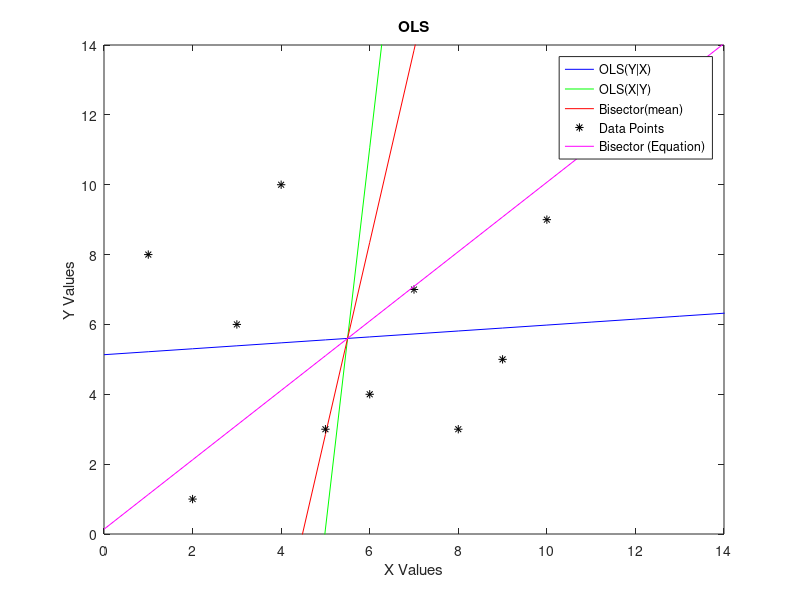

Write MATLAB code to recreate this figure.
clear;

%x=abs(randn(10,1));
%y=abs(randn(10,1));
x=[1 2 3 4 5 6 7 8 9 10];
y=[8 1 6 10 3 4 7 3 5 9];

for i=1:10
b_t(i) = x(i)*y(i);
b_bx(i) = x(i)^2;
b_by(i) = y(i)^2;
end

bx = (sum(b_t)-length(x)*mean(x)*mean(y))/(sum(b_bx)-length(x)*mean(x)^2);
by = (sum(b_by)-length(x)*mean(y)^2)/(sum(b_t)-length(x)*mean(x)*mean(y));
ax = mean(y) - bx*mean(x);
ay = mean(y) - by*mean(x);

a = (ax+ay)/2;
b = (bx+by)/2;

b_bi = (1/(bx+by))*(bx*by-1+sqrt((1+bx^2)*(1+by^2)));
a_bi = mean(y) - b_bi*mean(x);

g=[0:50];
h = (bx*g)+ax;
k = (by*g)+ay;
m = (b*g)+a;
v = (b_bi*g)+a_bi;

clf;
figure(1);
plot(g,h,'blue');
hold on
plot(g,k,'green');
plot(g,m,'red');
plot(x,y,'black*')
plot(g,v,'magenta')
title('OLS');
xlabel('X Values');
ylabel('Y Values');
axis([0,14,0,14])
legend('OLS(Y|X)','OLS(X|Y)','Bisector(mean)','Data Points','Bisector (Equation)');
hold off

polyfit(x,y,1); %check

fprintf('a = %.3f and b = %.3f (Y|X)\n',ax,bx)
fprintf('a = %.3f and b = %.3f (X|Y)\n',ay,by)